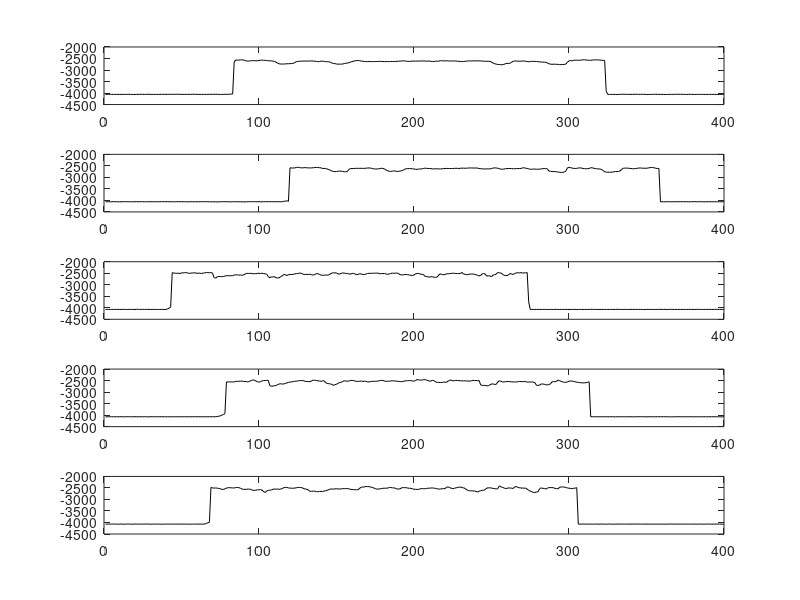

Write MATLAB code to recreate this figure.
Black_Beauty = [4061,4059,4055,4057,4058,4058,4061,4058,4058,4059,4060,4059,4060,4057,4060,4055,4060,4061,4062,4060,4058,4059,4056,4055,4055,4062,4056,4054,4056,4058,4058,4059,4060,4061,4060,4058,4055,4056,4055,4059,4059,4053,4056,4056,4057,4057,4054,4055,4056,4057,4059,4056,4058,4059,4058,4057,4056,4053,4057,4057,4059,4059,4059,4060,4060,4059,4056,4058,4055,4056,4055,4055,4054,4058,4063,4061,4059,4055,4053,4057,4052,4044,4043,2642,2570,2567,2571,2561,2558,2564,2590,2608,2613,2604,2598,2593,2591,2603,2596,2592,2572,2576,2572,2586,2589,2598,2603,2599,2620,2623,2664,2701,2730,2741,2740,2742,2733,2729,2727,2723,2718,2714,2673,2642,2627,2618,2619,2614,2610,2614,2609,2616,2605,2606,2613,2621,2622,2640,2635,2613,2615,2626,2637,2639,2641,2658,2694,2718,2721,2741,2746,2744,2745,2741,2721,2705,2700,2682,2654,2638,2614,2602,2588,2584,2599,2611,2618,2632,2636,2632,2627,2636,2634,2634,2630,2632,2631,2618,2631,2629,2638,2630,2636,2633,2629,2632,2627,2632,2618,2620,2616,2605,2604,2604,2618,2621,2629,2620,2611,2612,2616,2616,2606,2613,2608,2606,2612,2618,2610,2613,2623,2628,2630,2615,2617,2615,2593,2596,2607,2603,2600,2601,2612,2610,2610,2601,2611,2621,2621,2631,2631,2632,2624,2611,2607,2606,2607,2604,2601,2604,2607,2598,2612,2604,2621,2620,2622,2620,2627,2652,2699,2725,2744,2759,2762,2767,2771,2753,2728,2711,2714,2707,2662,2617,2611,2608,2619,2618,2615,2610,2610,2619,2631,2643,2633,2623,2624,2628,2629,2636,2646,2654,2657,2658,2663,2690,2728,2744,2756,2746,2747,2754,2755,2765,2764,2764,2757,2740,2655,2602,2590,2605,2575,2572,2575,2579,2579,2565,2558,2554,2566,2569,2580,2579,2570,2559,2557,2566,2560,2568,2574,2582,2588,3922,4056,4061,4058,4060,4059,4060,4064,4058,4057,4052,4054,4056,4058,4057,4057,4059,4057,4057,4052,4056,4058,4057,4055,4056,4057,4062,4062,4059,4060,4056,4057,4053,4054,4061,4057,4060,4059,4064,4062,4060,4058,4061,4059,4057,4053,4055,4057,4053,4057,4057,4062,4061,4058,4056,4057,4056,4063,4056,4058,4059,4060,4060,4059,4063,4055,4064,4055,4058,4059,4060,4061,4064,4065,4058,4058,4058];
Black_Beauty = Black_Beauty.*-1;
%
Black_Beauty2 = [4057,4060,4057,4061,4057,4055,4055,4058,4062,4057,4061,4056,4056,4054,4058,4057,4058,4060,4062,4057,4054,4062,4055,4055,4057,4060,4058,4059,4056,4056,4057,4056,4059,4057,4059,4056,4055,4055,4055,4056,4055,4057,4057,4058,4061,4057,4057,4053,4059,4056,4060,4056,4062,4060,4061,4056,4057,4058,4061,4059,4058,4056,4057,4058,4058,4052,4058,4058,4064,4058,4060,4063,4065,4062,4056,4059,4056,4057,4054,4061,4063,4061,4055,4058,4060,4056,4059,4062,4061,4062,4066,4060,4058,4058,4054,4056,4054,4059,4057,4057,4061,4059,4057,4056,4055,4058,4055,4055,4058,4056,4056,4057,4055,4060,4057,4039,4033,4015,4041,2585,2594,2591,2592,2570,2561,2573,2584,2587,2578,2577,2585,2590,2588,2589,2580,2573,2568,2574,2579,2586,2616,2610,2617,2633,2663,2688,2725,2742,2750,2747,2733,2727,2728,2742,2757,2754,2746,2653,2619,2615,2616,2608,2607,2609,2608,2607,2609,2611,2600,2595,2590,2595,2613,2630,2637,2634,2631,2618,2602,2614,2634,2686,2709,2735,2744,2728,2722,2725,2742,2738,2727,2708,2687,2651,2622,2614,2621,2620,2627,2639,2644,2655,2638,2637,2628,2616,2598,2608,2614,2616,2617,2632,2636,2623,2628,2630,2636,2629,2618,2617,2610,2615,2615,2614,2619,2607,2609,2605,2616,2602,2602,2596,2607,2600,2595,2589,2592,2593,2596,2592,2597,2616,2621,2628,2633,2635,2631,2628,2633,2617,2596,2584,2595,2601,2622,2645,2646,2641,2623,2616,2612,2615,2617,2628,2623,2618,2616,2616,2613,2589,2584,2599,2614,2633,2647,2648,2636,2640,2648,2646,2641,2635,2622,2613,2620,2627,2725,2737,2745,2746,2750,2754,2773,2778,2784,2783,2765,2722,2581,2573,2574,2601,2608,2614,2610,2590,2590,2592,2614,2620,2629,2621,2611,2584,2579,2609,2618,2630,2630,2641,2654,2701,2757,2771,2777,2773,2782,2767,2757,2746,2750,2741,2717,2653,2602,2599,2597,2599,2610,2615,2624,2624,2617,2607,2595,2591,2600,2601,2604,2607,2590,2583,2564,2575,2583,2605,2616,2610,4058,4060,4058,4060,4059,4056,4058,4062,4059,4059,4056,4056,4059,4055,4055,4058,4058,4056,4059,4059,4058,4056,4055,4055,4062,4055,4054,4059,4060,4062,4056,4059,4056,4056,4060,4058,4059,4061,4058,4062,4058,4056];
Black_Beauty2 = Black_Beauty2.*-1;

% Black_Beauty lackiert
Black_Beauty3_X = [4071,4071,4072,4072,4073,4071,4073,4071,4069,4073,4071,4071,4070,4071,4078,4072,4070,4074,4069,4078,4066,4067,4074,4072,4070,4072,4073,4067,4072,4072,4074,4071,4070,4076,4072,4073,4071,4074,4074,4075,4048,4017,3972,2475,2492,2500,2506,2497,2515,2485,2488,2474,2477,2487,2508,2499,2483,2492,2480,2511,2494,2500,2511,2495,2483,2473,2469,2480,2472,2493,2691,2713,2659,2640,2645,2646,2643,2627,2603,2609,2607,2609,2610,2575,2571,2571,2584,2579,2585,2580,2538,2505,2510,2508,2506,2523,2518,2523,2506,2502,2513,2498,2515,2526,2546,2650,2696,2656,2664,2648,2701,2703,2701,2645,2614,2554,2565,2600,2563,2557,2554,2551,2532,2513,2516,2495,2495,2524,2554,2552,2549,2554,2541,2567,2581,2561,2513,2518,2555,2585,2589,2585,2578,2585,2574,2525,2494,2483,2481,2493,2526,2540,2510,2488,2496,2508,2511,2528,2542,2510,2505,2538,2568,2544,2520,2536,2557,2554,2538,2510,2507,2501,2506,2500,2494,2497,2497,2526,2516,2513,2510,2534,2549,2531,2513,2495,2501,2502,2489,2511,2562,2572,2570,2558,2556,2564,2578,2590,2600,2578,2526,2511,2512,2535,2546,2553,2628,2645,2656,2671,2654,2650,2679,2678,2664,2576,2525,2556,2569,2558,2523,2524,2516,2506,2500,2503,2513,2513,2515,2510,2465,2535,2548,2561,2561,2534,2539,2532,2547,2563,2593,2617,2597,2529,2510,2544,2627,2606,2624,2651,2581,2565,2540,2470,2482,2489,2536,2587,2600,2601,2573,2510,2540,2549,2517,2481,2482,2483,2474,2491,2485,2484,2470,3746,4074,4076,4068,4075,4071,4072,4072,4073,4073,4067,4074,4075,4073,4070,4075,4075,4068,4073,4073,4075,4070,4074,4069,4074,4071,4077,4073,4074,4068,4072,4078,4077,4070,4073,4073,4072,4072,4073,4073,4067,4070,4073,4069,4073,4073,4076,4071,4072,4075,4073,4071,4073,4072,4068,4077,4071,4068,4070,4073,4072,4074,4070,4073,4071,4075,4068,4073,4073,4069,4071,4073,4071,4073,4077,4075,4073,4071,4070,4072,4074,4074,4070,4075,4069,4070,4071,4073,4068,4079,4072,4070,4070,4073,4075,4068,4075,4071,4072,4074,4073,4072,4074,4071,4070,4071,4074,4075,4070,4070,4073,4070,4073,4074,4070,4069,4072,4073,4072,4072,4074,4067,4073,4072,4070,4073,4074];
Black_Beauty3_X = Black_Beauty3_X.*-1;

Black_Beauty4_X = [4073,4071,4070,4070,4070,4070,4070,4071,4073,4068,4071,4070,4071,4073,4066,4070,4070,4076,4066,4069,4074,4069,4069,4069,4075,4068,4071,4072,4075,4066,4070,4070,4071,4068,4070,4072,4068,4071,4069,4077,4066,4074,4073,4070,4071,4071,4070,4071,4070,4073,4073,4072,4070,4068,4069,4074,4067,4072,4067,4072,4071,4069,4068,4072,4072,4067,4071,4071,4069,4070,4070,4069,4061,4050,4031,4001,3974,3938,2558,2561,2555,2561,2560,2559,2533,2536,2527,2530,2516,2539,2536,2549,2556,2534,2494,2480,2473,2520,2552,2570,2547,2510,2499,2500,2490,2494,2725,2745,2741,2722,2710,2682,2650,2633,2655,2644,2626,2601,2575,2566,2557,2544,2532,2521,2518,2504,2500,2498,2512,2538,2537,2545,2549,2506,2481,2485,2493,2510,2518,2534,2513,2511,2590,2628,2631,2647,2662,2710,2677,2659,2622,2582,2575,2540,2508,2517,2531,2518,2489,2500,2496,2521,2536,2537,2524,2520,2536,2527,2530,2556,2560,2540,2532,2531,2534,2524,2519,2500,2489,2495,2519,2535,2527,2525,2522,2506,2521,2514,2532,2529,2545,2547,2536,2512,2512,2501,2501,2505,2512,2525,2500,2452,2471,2482,2476,2463,2454,2477,2497,2526,2518,2487,2507,2555,2580,2576,2588,2583,2567,2567,2574,2524,2484,2478,2513,2504,2492,2492,2501,2509,2514,2510,2509,2518,2517,2529,2508,2487,2497,2493,2506,2497,2685,2708,2709,2710,2731,2721,2684,2645,2647,2664,2666,2567,2511,2522,2562,2561,2546,2540,2545,2542,2560,2552,2561,2559,2551,2533,2543,2547,2540,2547,2561,2565,2563,2558,2562,2591,2704,2710,2697,2649,2645,2662,2678,2692,2668,2649,2559,2540,2555,2532,2472,2507,2534,2565,2573,2574,2558,2525,2517,2525,2532,2552,2575,2572,2593,2592,2601,2599,2590,2575,2557,4070,4071,4069,4072,4069,4069,4077,4066,4073,4070,4070,4072,4072,4069,4069,4074,4073,4072,4070,4070,4069,4072,4071,4072,4070,4070,4069,4076,4069,4072,4069,4070,4068,4069,4073,4069,4075,4070,4069,4069,4071,4073,4067,4074,4069,4068,4071,4069,4071,4068,4073,4075,4071,4071,4073,4070,4069,4070,4069,4072,4070,4068,4071,4073,4064,4075,4073,4073,4068,4075,4070,4071,4072,4069,4069,4074,4071,4067,4073,4069,4067,4076,4070,4070,4075,4073,4068];
Black_Beauty4_X = Black_Beauty4_X.*-1;

Black_Beauty5_X = [4068,4071,4068,4071,4071,4068,4068,4073,4072,4071,4066,4069,4074,4072,4068,4065,4073,4072,4070,4069,4069,4071,4069,4070,4070,4071,4066,4070,4068,4075,4073,4067,4071,4069,4069,4073,4074,4070,4070,4071,4070,4071,4068,4069,4071,4071,4069,4067,4071,4070,4070,4070,4071,4069,4074,4073,4068,4071,4073,4068,4070,4068,4072,4070,4069,4036,4019,3993,2477,2498,2508,2500,2507,2521,2533,2562,2564,2542,2505,2491,2487,2494,2500,2500,2485,2478,2484,2515,2549,2561,2559,2560,2548,2553,2569,2603,2605,2599,2578,2583,2572,2593,2665,2696,2632,2603,2597,2584,2559,2545,2554,2544,2561,2549,2525,2488,2473,2477,2499,2507,2510,2512,2508,2492,2479,2475,2480,2498,2530,2551,2556,2602,2654,2638,2642,2636,2663,2664,2653,2648,2663,2628,2628,2598,2577,2545,2548,2549,2541,2531,2546,2548,2537,2531,2531,2528,2522,2545,2555,2570,2572,2577,2578,2575,2510,2467,2464,2454,2435,2442,2442,2459,2476,2499,2532,2548,2553,2534,2532,2511,2516,2506,2511,2479,2475,2497,2496,2513,2548,2543,2542,2493,2485,2488,2487,2508,2513,2516,2538,2557,2558,2565,2562,2535,2529,2531,2534,2523,2507,2516,2497,2503,2506,2522,2538,2552,2543,2538,2527,2531,2466,2460,2474,2516,2533,2514,2497,2477,2468,2460,2483,2495,2523,2576,2612,2623,2626,2625,2637,2650,2677,2643,2618,2605,2599,2559,2508,2491,2498,2501,2520,2530,2541,2537,2408,2450,2474,2496,2530,2515,2500,2501,2510,2523,2456,2434,2477,2490,2505,2502,2511,2505,2552,2600,2636,2664,2691,2702,2674,2667,2531,2495,2518,2521,2547,2510,2485,2483,2485,2488,2522,2531,2535,2466,2455,2458,2461,2481,2501,2510,2522,2532,2513,2508,2488,4072,4073,4070,4068,4068,4072,4070,4069,4071,4074,4071,4070,4067,4073,4071,4068,4068,4072,4075,4071,4066,4069,4074,4070,4071,4065,4071,4071,4068,4070,4071,4072,4067,4069,4071,4067,4069,4071,4066,4071,4072,4070,4071,4067,4071,4073,4069,4070,4072,4071,4073,4071,4070,4069,4071,4071,4072,4072,4070,4068,4069,4069,4070,4071,4072,4069,4072,4068,4072,4069,4072,4069,4071,4070,4068,4072,4073,4070,4070,4068,4073,4074,4070,4070,4068,4070,4070,4070,4069,4070,4070,4069,4072,4074,4070];
Black_Beauty5_X = Black_Beauty5_X.*-1;


a = 5;
subplot(a,1,1);
plot(Black_Beauty, 'black');
hold on;
subplot(a,1,2);
plot(Black_Beauty2, 'black');
subplot(a,1,3);
plot(Black_Beauty3_X, 'black');
subplot(a,1,4);
plot(Black_Beauty4_X, 'black');
subplot(a,1,5);
plot(Black_Beauty5_X, 'black');